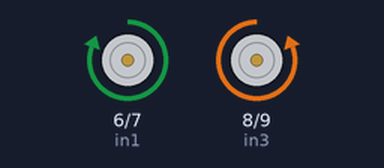
Recording of a sketch running on a simulated Arduino Uno, built with avr-gcc and run on an emulated ATmega328P. Shown: motor-driver pin pairs drawn as motors (green arrow = first pin HIGH = forward, orange = second pin HIGH = backward, longer = more drive).

Above: at 0.5 s.
At 3.5 s:
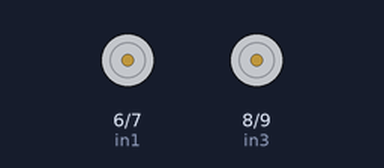
Timing chart, 0 to 7.8 s (numbered marks = the images above):
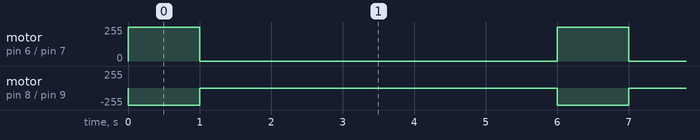

Measured:
- by itself, motor on pin 6 (in1) / pin 7 (in2): alternates forward 255/255 for 1.0 s and stopped for 5.0 s
- by itself, motor on pin 8 (in3) / pin 9 (in4): alternates backward 255/255 for 1.0 s and stopped for 5.0 s

The sketch:

test2.ino
```cpp
int in1 = 6;
int in2 = 7;
int in3 = 8;
int in4 = 9;

void setup()
{
  pinMode (in1, OUTPUT);
  pinMode (in2, OUTPUT);
  pinMode (in3, OUTPUT);
  pinMode (in4, OUTPUT);

}

void motor1_chay ()
{ digitalWrite (in1, HIGH); digitalWrite (in2, LOW); }

void motor1_dung()
{ digitalWrite (in1, LOW); digitalWrite (in2, LOW);  }


void motor2_chay ()
{ digitalWrite (in3, LOW); digitalWrite (in4, HIGH); }

void motor2_dung ()
{ digitalWrite (in3, LOW); digitalWrite (in4, LOW); }


void loop()
{
  motor1_chay ();
  motor2_chay ();
  delay (1000);


  motor1_dung ();
  motor2_dung ();
  delay (5000);

}
```
